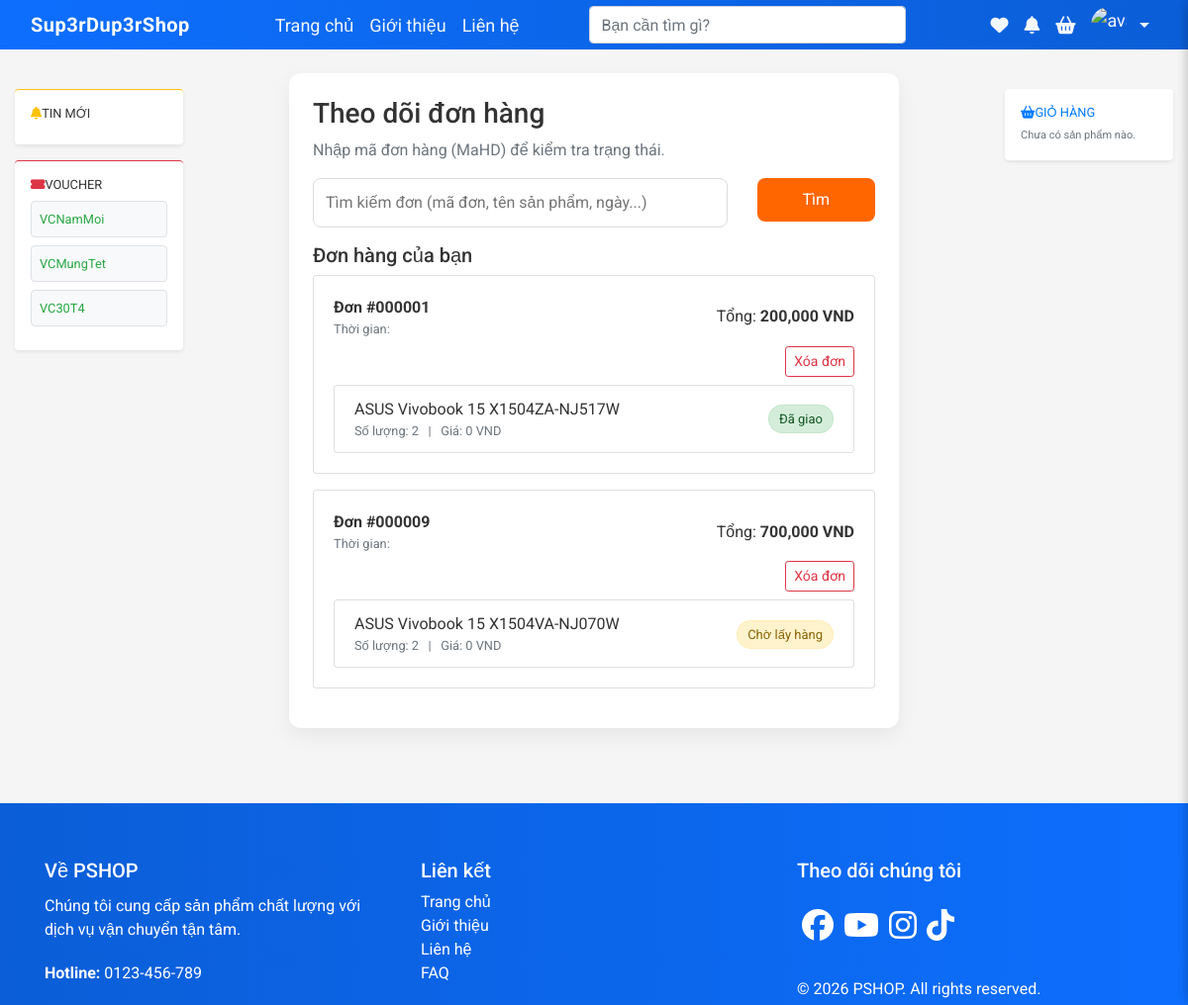
/track-order.php (signed in), run on an earlier commit of the app's database.
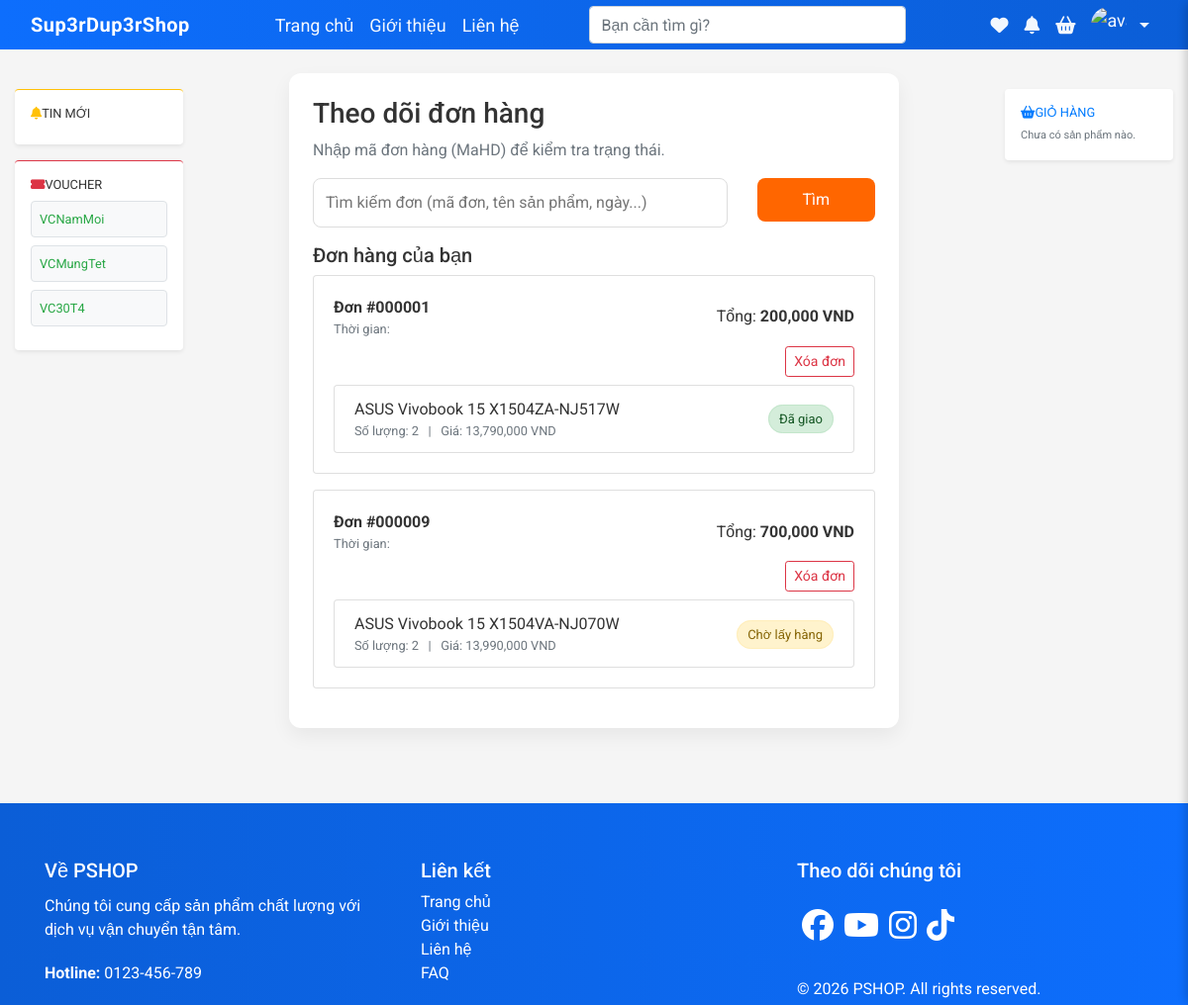
And on a later commit of the database.
### tables this page shows
CREATE TABLE IF NOT EXISTS `LS_Mua` (
  `MaHD` INT(6) ZEROFILL NOT NULL,
  `MaTK` INT(6) ZEROFILL NOT NULL,
  `MaSP` VARCHAR(6) NOT NULL,
  `TenSP` VARCHAR(100) NOT NULL,
  `SoLuong` INT NOT NULL,
  `GiaTien` FLOAT NOT NULL,
  `State` VARCHAR(50) NOT NULL,
  `NgayMua` TIMESTAMP DEFAULT CURRENT_TIMESTAMP ON UPDATE CURRENT_TIMESTAMP,
  PRIMARY KEY (MaHD, MaSP),
  CONSTRAINT LS_MaHD_FK FOREIGN KEY (MaHD) REFERENCES HoaDon(MaHD) ON DELETE CASCADE,
  CONSTRAINT LS_MaSP_FK FOREIGN KEY (MaSP) REFERENCES Products(MaSP) ON DELETE CASCADE
);

### model/m_database.php (called while the page is built, shortened)
<?php
    class M_database {
        public $CONFIG_serverName = "localhost";
        public $CONFIG_userName = "root";
        public $CONFIG_password = "";
        public $CONFIG_dbName = "salespage";
        public $conn, $query = null;
        public function __construct() {
            $this->conn = new mysqli($this->CONFIG_serverName, $this->CONFIG_userName,
                                        $this->CONFIG_password, $this->CONFIG_dbName);
            if ($this->conn->connect_error) {
                $logDir = __DIR__ . '/../logs';
                if (!is_dir($logDir)) {
                    @mkdir($logDir, 0755, true);
                }
                $message = date('Y-m-d H:i:s') . " | DATABASE CONNECTION FAILED: " . $this->conn->connect_error . PHP_EOL;
                @error_log($message, 3, $logDir . '/db_errors.log');
            } else {
                try {
                    $this->conn->query("SET time_zone = '+00:00'");
                } catch (Exception $e) {
                }
            }
        }
        public function setQuery($sql_query) {
            $this->query = $sql_query;
        }
        public function excuteQuery() {
                $result = $this->conn->query($this->query);
                return $result;
        }
    }
?>

### model/m_hoadon.php (called while the page is built, shortened)
<?php
    include_once("m_database.php");
    class M_hoadon extends M_database
    {
        public function getHoaDonByMaTK($maTK)
        {
            return $this->excuteQuery();
        }
    }
?>

### model/m_lsMua.php (called while the page is built, shortened)
<?php
    include_once("m_database.php");
    class M_lsMua extends M_database
    {
        public function getLSMua($maHD)
        {
            return $this->excuteQuery();
        }
    }
?>

### track-order.php (the view, shortened to what the changed rows need)
<?php include('template/head.php') ?>
<?php include('template/header.php') ?>
<?php
    include_once 'model/m_database.php';
    include_once 'model/m_hoadon.php';
    include_once 'model/m_lsMua.php';
    $hdModel = new M_hoadon();
    $lsModel = new M_lsMua();
    function getOrderStateClass($state) {
        $s = mb_strtolower(trim((string)$state));
        if (mb_stripos($s, 'đã giao') !== false || mb_stripos($s, 'da giao') !== false) return 'state-success';
        return 'state-pending';
    }
    $ordersArr = [];
    if (isset($_SESSION['user_id']) && intval($_SESSION['user_id']) > 0) {
        $maTK = intval($_SESSION['user_id']);
        $ordersRes = $hdModel->getHoaDonByMaTK($maTK);
        if ($ordersRes === false || ($ordersRes && $ordersRes->num_rows === 0)) {
            $message = 'Bạn chưa có đơn hàng nào.';
        } else {
            while ($row = $ordersRes->fetch_assoc()) {
                $maHD = $row['MaHD'];
                $itemsRes = $lsModel->getLSMua($maHD);
                $itemsArr = [];
                if ($itemsRes && $itemsRes->num_rows > 0) {
                    while ($it = $itemsRes->fetch_assoc()) $itemsArr[] = $it;
                }
                $row['items'] = $itemsArr;
                $ordersArr[] = $row;
            }
        }
    }
?>
<div class="container-fluid py-4">
    <div class="row gx-4">
        <main class="col-12 col-lg-8">
            <div class="main__container">
                <div class="track-card">
                    <?php if (!empty($ordersArr)): ?>
                        <?php foreach($ordersArr as $o):
                            $orderItems = $o['items'] ?? [];
                            $deletable = true;
                        ?>
                            <div class="card mb-3">
                                <div class="card-body">
                                    <div class="d-flex justify-content-between align-items-center mb-2">
                                        <div>
                                            <strong>Đơn #<?= htmlspecialchars($o['MaHD']) ?></strong>
                                            <div class="small text-muted">Thời gian: <?= htmlspecialchars($o['created_at'] ?? ($o['createdAt'] ?? '')) ?></div>
                                        </div>
                                        <div class="text-end">
                                            <div>Tổng: <strong><?= number_format($o['SoTien'] ?? 0) ?> VND</strong></div>
                                        </div>
                                    </div>
                                            <div class="d-flex justify-content-end mb-2">
                                                <?php if ($deletable): ?>
                                                    <form method="POST" onsubmit="return confirm('Bạn chắc chắn muốn xóa đơn #<?= htmlspecialchars($o['MaHD']) ?>?');">
                                                        <button type="submit" class="btn btn-sm btn-outline-danger">Xóa đơn</button>
                                                    </form>
                                                <?php else: ?>
                                                    <button class="btn btn-sm btn-outline-secondary" disabled title="Đơn đang xử lý, không thể xóa">Không thể xóa</button>
                                                <?php endif; ?>
                                            </div>
                                    <div class="list-group">
                                        <?php if (is_array($orderItems) && count($orderItems) > 0): foreach($orderItems as $it): ?>
                                            <div class="list-group-item d-flex justify-content-between align-items-center">
                                                <div>
                                                    <div class="fw-bold"><?= htmlspecialchars($it['TenSP']) ?></div>
                                                    <div class="small text-muted">Số lượng: <?= intval($it['SoLuong']) ?> &nbsp; | &nbsp; Giá: <?= number_format($it['GiaTien']) ?> VND</div>
                                                </div>
                                                <div>
                                                        <?php $stateRaw = $it['State'] ?? ''; $stateClass = getOrderStateClass($stateRaw); ?>
                                                        <span class="state-badge <?= $stateClass ?>"><?= htmlspecialchars($it['State']) ?></span>
                                                </div>
                                            </div>
                                        <?php endforeach; else: ?>
                                            <div class="small text-muted">Không có mặt hàng nào trong đơn này.</div>
                                        <?php endif; ?>
                                    </div>
                                </div>
                            </div>
                        <?php endforeach; ?>
                    <?php endif; ?>
                </div>
            </div>
        </main>
    </div>
</div>
<?php include('template/footer.php') ?>

What changed in the data, as far as the page shows it:
changed ls_mua "ASUS Vivobook 15 X1504ZA-NJ517W": GiaTien "0" → "13,790,000"
changed ls_mua "ASUS Vivobook 15 X1504VA-NJ070W": GiaTien "0" → "13,990,000"
